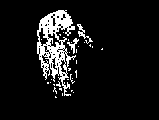
//> input picture palm_hw2.bmp, 159 x 120 px
$ ./HW2   (built with g++ and OpenCV 4)
//> lines starting //> are read from the running program, lines starting //| are printed output that depends on the picture; after the words box and inside, x2 and y2 are one past the last pixel; in counts of white or black regions, pixels touching at a corner belong together
#include <stdio.h>
#include <stdlib.h>
#include <string.h>
#include <iostream>
#include <fstream>
#include "cv.h"
#include "highgui.h"
#include <vector>

using namespace cv;
using namespace std;

//int main(int argc, char* argv[])
//{
//        Mat src = imread("gun_hw2.bmp");
//        Mat dst;
//        cv::imshow("normal", src) ;
//        //输入图像
//        //输出图像
//        //单元大小，这里是5*5的8位单元
//        //腐蚀位置，为负值取核中心
//        //腐蚀次数两次
//        erode(src,dst,Mat(3,3,CV_8U));
//
//		Mat bound = src - dst;
//		cv::imshow("Boundary", bound);
//		cv::imshow("erode", dst) ;
//        //输入图像
//        //输出图像
//        //单元大小，这里是5*5的8位单元
//        //膨胀位置，为负值取核中心
//        //膨胀次数两次
//
//        dilate(src,dst,Mat(4,4,CV_8U),Point(-1,1),1);
//        cv::imshow("dilate", dst) ;
//
//        //输入图像
//        //输出图像
//        //定义操作：MORPH_OPEN为开操作，MORPH_CLOSE为闭操作
//        //单元大小，这里是3*3的8位单元
//        //开闭操作位置
//        //开闭操作次数
//        morphologyEx(src,dst,MORPH_OPEN,Mat(4,4,CV_8U),Point(-1,1),1);
//        cv::imshow("OPEN", dst) ;
//
//        morphologyEx(src,dst,MORPH_CLOSE,Mat(4,4,CV_8U),Point(-1,1),1);
//        cv::imshow("CLOSE", dst) ;
//
//        //imshow("dst",dst);
//        waitKey();
//
//        return 0;
//}


void dilate(Mat& inputImage, Mat& outputImage, InputArray kernel, Point anchor, int iterations)
{
	int num = 0;
	vector<int> position;
	outputImage.release();
	//Mat ker = kernel.getMat();
	Mat ker = kernel.getMat();
	Size ksize = ker.data ? ker.size():Size(3,3);
	if (iterations == 0 || ((ker.size().height) * (ker.size().width) ==1))
	{
		cout<<"there"<<endl;
		//把矩阵复制到另一个矩阵中
		inputImage.copyTo(outputImage);
		outputImage.convertTo(outputImage, CV_32SC1) ;
	}
	else
	{
		//第一次循环
		inputImage.convertTo(outputImage, CV_32SC1) ;
		int row = outputImage.rows;
		int col = outputImage.cols;
		for (int i = 1; i < row; i++)
		{
	        int* data_curRow = outputImage.ptr<int>(i) ;
			for (int j = 1; j < col; j++)
			{
				if (data_curRow[j] >= 1)
	            {
					position.push_back(i);
					position.push_back(j);
					num++;
				}
			}
		}
		//第二次循环
		for (int c = 0; c <= position.size()-2; c = c + 2)
		{
			//cout<<"second time"<<endl;
			int rows = position[c];
			int cols = position[c+1];
			outputImage.at<int>(rows,cols+1) = 1;
			outputImage.at<int>(rows,cols-1) = 1;
			outputImage.at<int>(rows,cols) = 1;
			outputImage.at<int>(rows-1,cols+1) = 1;
			outputImage.at<int>(rows-1,cols-1) = 1;
			outputImage.at<int>(rows-1,cols) = 1;
			outputImage.at<int>(rows+1,cols+1) = 1;
			outputImage.at<int>(rows+1,cols-1) = 1;
			outputImage.at<int>(rows+1,cols) = 1;
		}
	}
	cout<<"the total num:  ";
	cout<<num<<endl;
	cout<<endl<<endl;
}

void erode(Mat& inputImage, Mat& outputImage, InputArray kernel, Point anchor, int iterations)
{
	int num = 0;
	int sum = 0;
	vector<int> position;
	outputImage.release();
	//Mat ker = kernel.getMat();
	Mat erode_ker = kernel.getMat();
	Size ksize = erode_ker.data ? erode_ker.size():Size(3,3);
	if (iterations == 0 || ((erode_ker.size().height) * (erode_ker.size().width) ==1))
	{
		cout<<"there_erode"<<endl;
		//把矩阵复制到另一个矩阵中
		inputImage.copyTo(outputImage);
		outputImage.convertTo(outputImage, CV_32SC1) ;
		cout<<"hello";
	}
	else
	{

		inputImage.convertTo(outputImage, CV_32SC1) ;
		int row = outputImage.rows;
		int col = outputImage.cols;
		for (int i = 2; i < row - 1; i++)
		{
			int* data_preRow = outputImage.ptr<int>(i-1) ;
	        int* data_curRow = outputImage.ptr<int>(i) ;
			int* data_nxtRow = outputImage.ptr<int>(i+1) ;
			for (int j = 2; j < col - 1; j++)
			{
				if (data_curRow[j] >=1)
				{

					int upleft = data_preRow[j - 1];
					int up = data_preRow[j];
					int upright = data_preRow[j + 1];
					int left = data_curRow[j - 1];
					int middle = data_curRow[j];
					int right = data_curRow[j + 1];
					int downleft = data_nxtRow[j - 1];
					int down = data_nxtRow[j ];
					int downright = data_nxtRow[j + 1];
					sum++;
					if ((upleft >= 1) && (up >= 1) && (upright >= 1) && (left >= 1) && (middle >= 1) && (right >= 1) && (downleft >= 1) && (down >= 1) && (downright >= 1))
					{
						position.push_back(i);
						position.push_back(j);

						num++;
					}
				}
			}
		}
		cout<<"sum:   ";
		cout<<sum<<endl;
		cout<<"here111"<<endl;
		cout<<position.size()<<endl;
		outputImage.convertTo(outputImage, CV_8UC1);
		threshold(outputImage, outputImage, 0, 0, CV_THRESH_BINARY);
		outputImage.convertTo(outputImage, CV_32SC1);
		//outputImage.release();
		//outputImage.create( inputImage.size(), inputImage.type() );
		if (position.size() == 0)
		{
			cout<<"error";
		}
		else
		{

		for (int c = 0; c <= position.size()-2; c = c + 2)
		{
			//cout<<"second time"<<endl;
			int rows = position[c];
			int cols = position[c+1];
			//outputImage.at<int>(rows,cols+1) = 0;
			//outputImage.at<int>(rows,cols-1) = 0;
			outputImage.at<int>(rows,cols) = 1;
			// [6 lines of commented-out code are left out]
		}
		}
	}
	cout<<"the total num:  ";
	cout<<num<<endl;
	cout<<endl<<endl;
}

void opening(Mat& inputImage, Mat& outputImage, InputArray kernel, Point anchor, int iterations)
{
	outputImage.release();
	Mat element = kernel.getMat();
	int times = iterations;
	if (times == 0)
	{
		cout<<"there_opening";
		erode(inputImage, outputImage, element, Point(0,0), 0);
		outputImage.convertTo(inputImage, CV_8UC1);
		dilate(inputImage, outputImage, element, Point(0,0), 0);
		cout<<"exit";
	}
	else
	{
		cout<<"here";
		for (int i = 1; i <= times; i++)
		{
			erode(inputImage, outputImage, element, Point(0,0), 1);
			outputImage.convertTo(inputImage, CV_8UC1);
			dilate(inputImage, outputImage, element, Point(0,0), 1);
		}
	}
}

void closing(Mat& inputImage, Mat& outputImage, InputArray kernel, Point anchor, int iterations)
{
	outputImage.release();
	Mat element = kernel.getMat();
	int times = iterations;
	if (times == 0)
	{
		dilate(inputImage, outputImage, element, Point(0,0), 0);
		outputImage.convertTo(inputImage, CV_8UC1) ;
		erode(inputImage, outputImage, element, Point(0,0), 0);
	}
	else
	{
		for (int i = 1; i <= times; i++)
		{
			dilate(inputImage, outputImage, element, Point(0,0), 1);
			outputImage.convertTo(inputImage, CV_8UC1) ;
			erode(inputImage, outputImage, element, Point(0,0), 1);
		}
	}
}


int main(int argc, char* argv[])
{
	//Mat grayImage = imread("gun_hw2.bmp", 0);
	Mat grayImage = imread("palm_hw2.bmp", 0);
//> grayImage: 120 rows x 159 cols, CV_8UC1; 8.5% white; 32 white regions (29 under 20 px), largest, box (x1, y1, x2, y2) and area: (37, 10, 76, 96) 1378, (77, 24, 93, 44) 79, (67, 38, 79, 54) 61
	imshow("grayImage", grayImage);

	Mat binImage;
	threshold(grayImage, binImage, 50, 1, CV_THRESH_BINARY);

	Mat dilateImage;
	dilate(binImage, dilateImage, Mat(3,3,CV_8U), Point(0,0), 1);
//> in dilate, `Mat ker = kernel.getMat();`: ker = [[0, 0, 0], [0, 0, 0], [0, 0, 0]]
//> in dilate, `Size ksize = ker.data ? ker.size():Size(3,3);`: ksize = Size(3, 3)
//> the loop in dilate, `for (int i = 1; i < row; i++)` made 119 passes
//> num on passes 1 to 12: 0, 0, 0, 0, 0, 0, 0, 0, 0, 8, 17, 31
//> after the loop in dilate, `for (int i = 1; i < row; i++)`: position = 3262 values, max 102 at index 1819, min 10 at index 0, mean 51.77; num = 1631
//> the loop in dilate, `for (int c = 0; c <= position.size()-2; c = c + 2)` made 1631 passes
//> (rows, cols) on passes 1 to 3: (10, 58), (10, 59), (10, 60)
//> after the loop in dilate, `for (int c = 0; c <= position.size()-2; c = c + 2)`:
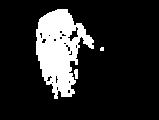
//> outputImage: 120 rows x 159 cols, CV_32SC1; values 0 (black) and 1 (white), 15.7% white; 3 white regions (1 under 20 px), largest, box (x1, y1, x2, y2) and area: (36, 9, 94, 99) 2951, (74, 69, 78, 79) 34
//| 1631
	dilateImage.convertTo(dilateImage, CV_8UC1);
	threshold(dilateImage, dilateImage, 0, 255, CV_THRESH_BINARY_INV);
	imshow("dilateImage", dilateImage);

	Mat erodeImage;
	erode(binImage, erodeImage, Mat(3,3,CV_8U), Point(0,0), 1);
//> in erode, `Mat erode_ker = kernel.getMat();`: erode_ker = [[0, 0, 0], [0, 0, 0], [0, 0, 0]]
//> in erode, `Size ksize = erode_ker.data ? erode_ker.size():Size(3,3);`: ksize = Size(3, 3)
//> the loop in erode, `for (int i = 2; i < row - 1; i++)` made 117 passes
//> (sum, num) on passes 1 to 12: (0, 0), (0, 0), (0, 0), (0, 0), (0, 0), (0, 0), (0, 0), (0, 0), (8, 0), (17, 4), (31, 11), (48, 17)
//> after the loop in erode, `for (int i = 2; i < row - 1; i++)`: sum = 1631; position = 644 values, max 85 at index 642, min 11 at index 0, mean 44.18; num = 322
//| 1631
//| 644
//> in erode, `threshold(outputImage, outputImage, 0, 0, CV_THRESH_BINARY);`: outputImage: 120 rows x 159 cols, CV_8UC1; every value is 0
//> in erode, `outputImage.convertTo(outputImage, CV_32SC1);`: outputImage: 120 rows x 159 cols, CV_32SC1; every value is 0
//> the loop in erode, `for (int c = 0; c <= position.size()-2; c = c + 2)` made 322 passes
//> (rows, cols) on passes 1 to 3: (11, 59), (11, 60), (11, 61)
//> after the loop in erode, `for (int c = 0; c <= position.size()-2; c = c + 2)`:
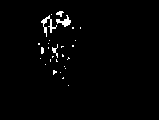
//> outputImage: 120 rows x 159 cols, CV_32SC1; values 0 (black) and 1 (white), 1.7% white in thin lines or dots, all inside (x1, y1, x2, y2) = (38, 11, 81, 86)
//| 322
	erodeImage.convertTo(erodeImage, CV_8UC1) ;
	Mat boundaryImage;
	boundaryImage = binImage - erodeImage;
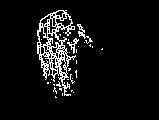
//> boundaryImage: 120 rows x 159 cols, CV_8UC1; values 0 (black) and 1 (white), 6.9% white in thin lines or dots, all inside (x1, y1, x2, y2) = (37, 10, 103, 98)
	threshold(erodeImage, erodeImage, 0, 255, CV_THRESH_BINARY_INV);
	threshold(boundaryImage, boundaryImage, 0, 255, CV_THRESH_BINARY_INV);
	imshow("erodeImage", erodeImage);


	imshow("boundaryImage", boundaryImage);

	Mat openImage;
	opening(binImage, openImage, Mat(3,3,CV_8U), Point(0,0), 1);
//> in opening, `Mat element = kernel.getMat();`: element = [[0, 0, 0], [0, 0, 0], [0, 0, 0]]
//> the loop in opening, `for (int i = 1; i <= times; i++)` made 1 pass
//> (ker in dilate, ksize in dilate) on pass 1: ([[0, 0, 0], [0, 0, 0], [0, 0, 0]], Size(3, 3))
//| 644
//> pass 1, in opening, `dilate(inputImage, outputImage, element, Point(0,0), 1);`:
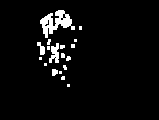
//> outputImage: 120 rows x 159 cols, CV_32SC1; values 0 (black) and 1 (white), 4.5% white; 18 white regions (13 under 20 px), largest, box (x1, y1, x2, y2) and area: (40, 10, 75, 38) 445, (49, 43, 59, 63) 127, (37, 42, 45, 55) 59, (52, 69, 58, 76) 35, (66, 56, 71, 61) 20
	openImage.convertTo(openImage, CV_8UC1) ;
	threshold(openImage, openImage, 0, 255, CV_THRESH_BINARY_INV);
	imshow("openImage", openImage);

	Mat colseImage;
	closing(binImage, colseImage, Mat(3,3,CV_8U), Point(0,0), 1);
//> the loop in closing, `for (int i = 1; i <= times; i++)` made 1 pass
//| 644
	colseImage.convertTo(colseImage, CV_8UC1) ;
	threshold(colseImage, colseImage, 0, 255, CV_THRESH_BINARY_INV);
	imshow("colseImage", colseImage);

	waitKey();
	return 0;
}

$ run again, with gun_hw2.bmp copied over palm_hw2.bmp
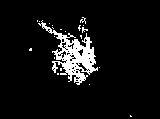
//> input picture gun_hw2.bmp, 160 x 119 px
//> grayImage: 119 rows x 160 cols, CV_8UC1; 7% white; 22 white regions (21 under 20 px), largest, box (x1, y1, x2, y2) and area: (38, 20, 98, 85) 1251
//> ker = [[0, 0, 0], [0, 0, 0], [0, 0, 0]]
//> in dilate, `Size ksize = ker.data ? ker.size():Size(3,3);`: ksize = Size(3, 3)
//> the loop in dilate, `for (int i = 1; i < row; i++)` made 118 passes
//> num on passes 1 to 8: 0, 0, 0, 0, 0, 0, 0, 0
//> after the loop in dilate, `for (int i = 1; i < row; i++)`: position = 2680 values, max 131 at index 2679, min 17 at index 0, mean 64.01; num = 1340
//> the loop in dilate, `for (int c = 0; c <= position.size()-2; c = c + 2)` made 1340 passes
//> (rows, cols) on passes 1 to 3: (17, 82), (17, 83), (18, 84)
//> after the loop in dilate, `for (int c = 0; c <= position.size()-2; c = c + 2)`:
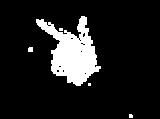
//> outputImage: 119 rows x 160 cols, CV_32SC1; values 0 (black) and 1 (white), 11.9% white; 5 white regions (3 under 20 px), largest, box (x1, y1, x2, y2) and area: (36, 16, 101, 86) 2207, (28, 47, 33, 52) 24
//| 1340
//> erode_ker = [[0, 0, 0], [0, 0, 0], [0, 0, 0]]
//> in erode, `Size ksize = erode_ker.data ? erode_ker.size():Size(3,3);`: ksize = Size(3, 3)
//> the loop in erode, `for (int i = 2; i < row - 1; i++)` made 116 passes
//> (sum, num) on passes 1 to 8: (0, 0), (0, 0), (0, 0), (0, 0), (0, 0), (0, 0), (0, 0), (0, 0)
//> after the loop in erode, `for (int i = 2; i < row - 1; i++)`: sum = 1340; position = 786 values, max 93 at index 515, min 24 at index 0, mean 67.36; num = 393
//| 1340
//| 786
//> the loop in erode, `for (int c = 0; c <= position.size()-2; c = c + 2)` made 393 passes
//> (rows, cols) on passes 1 to 3: (24, 43), (25, 43), (33, 55)
//| 393
//> in opening, `Mat element = kernel.getMat();`: element = [[0, 0, 0], [0, 0, 0], [0, 0, 0]]
//> the loop in opening, `for (int i = 1; i <= times; i++)` made 1 pass
//> (ker in dilate, ksize in dilate) on pass 1: ([[0, 0, 0], [0, 0, 0], [0, 0, 0]], Size(3, 3))
//> (printed output is left out)
//> pass 1, in opening, `dilate(inputImage, outputImage, element, Point(0,0), 1);`:
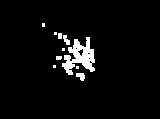
//> outputImage: 119 rows x 160 cols, CV_32SC1; values 0 (black) and 1 (white), 4.3% white; 10 white regions (5 under 20 px), largest, box (x1, y1, x2, y2) and area: (62, 37, 95, 75) 636, (76, 73, 85, 81) 51, (63, 35, 70, 45) 43, (58, 33, 62, 39) 24, (56, 56, 62, 60) 23
//> the loop in closing, `for (int i = 1; i <= times; i++)` made 1 pass
//> (printed output is left out)
